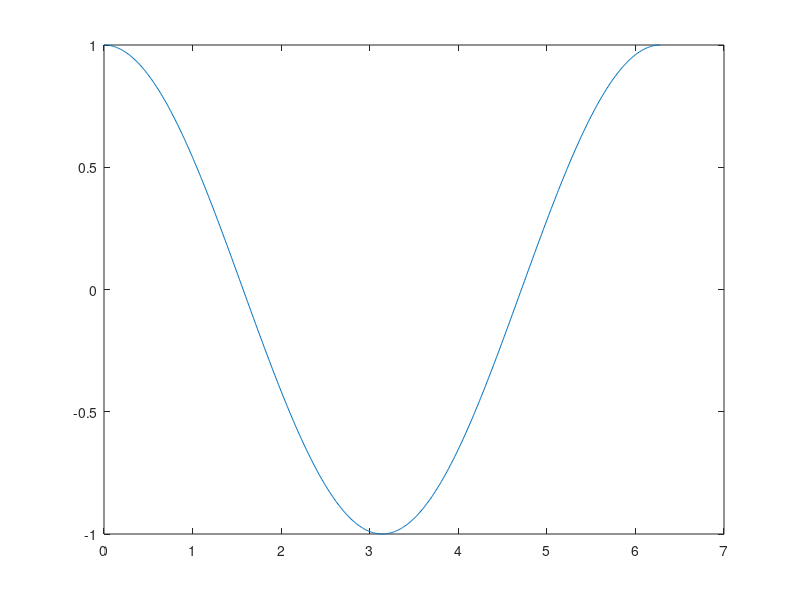

Write MATLAB code to recreate this figure.
clear all; close all; clc;

t = 0:0.01:2*pi;
x = zeros(1,length(t));
for i = 1:length(t)
    x(i) = exp(j*t(i));
end
figure;
plot(t,x);